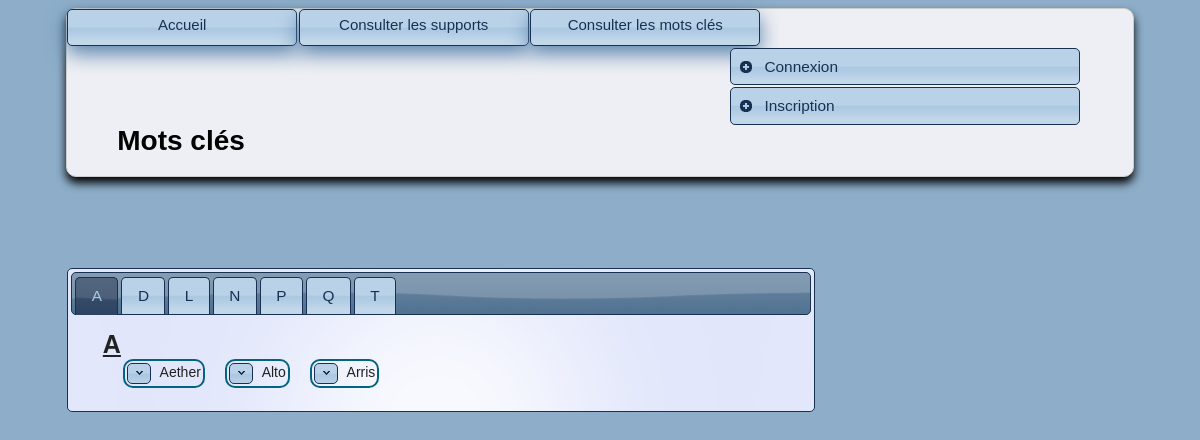
The page /index.php?page0=consul_key on the database its author committed.
### tables this page shows
CREATE TABLE IF NOT EXISTS `key` (
  `id_key` int(11) NOT NULL AUTO_INCREMENT,
  `terme` varchar(50) DEFAULT NULL,
  `commentaire` text,
  PRIMARY KEY (`id_key`)
);

### controleurs/consul_key.php (called while the page is built, shortened)
<?php
require_once('modeles/key.class.php');
include('vues/consul_key.php');
?>

### modeles/key.class.php (the view, shortened to what this page needs)
<?php
class Key{
    public static function listAllKeys(){
        $sql = "SELECT * FROM `key` ORDER BY terme ASC";
        $bdd = connect();
        $requete = $bdd -> query($sql);
        $compteur = 0;
        $save = null;
        while($value = $requete -> fetch(PDO::FETCH_ASSOC)){
            $index = substr($value['terme'], 0,1);
            if(isset($save)){
                switch ($index) {
                case $index == $save:
                    break;
                default:
                    echo "</div><div class=\"index_block\" id=\"tabs-".$compteur."\"><div class=\"titre_index\">".$index."</div>";
                    break;
                }
            }
            else{
                echo "<div class=\"index_block\" id=\"tabs-".$compteur."\"><div class=\"titre_index\">".$index."</div>";
            }
            $save = $index;
            echo "<div class=\"contenu_index\">"
            . "<a style=\"font-size:10px;\" class=\"btn_key\" value=\"".$compteur."\">fermer</a>&nbsp&nbsp"
            . "<a class=\"terme\" title=\"Commentaire : ".$value['commentaire']."\">".$value['terme']."</a>"
            . "<div class=\"com\" id=\"com".$compteur."\">Commentaire :<br>".$value['commentaire']."</div></div>";
            $compteur++;
        }
    }
    public static function createListKeys(){
        $sql = "SELECT * FROM `key` ORDER BY terme ASC";
        $bdd = connect();
        $requete = $bdd -> query($sql);
        $compteur = 0;
        $save = null;
        echo '<div>';
        echo '<ul>';
        while($value = $requete -> fetch(PDO::FETCH_ASSOC)){
            $index = substr($value['terme'], 0,1);
            if(isset($save)){
                switch ($index) {
                case $index == $save:
                    break;
                default:
                    echo "<li><a href=\"#tabs-".$compteur."\">".$index."</a></li>";
                    break;
                }
            }
            else{
                echo "<li><a href=\"#tabs-".$compteur."\">".$index."</a></li>";
            }
            $save = $index;
            $compteur++;
        }
        echo '</ul>';
        echo '</div>';
    }
}
?>

### CSS/style.css (style rules this page uses)
body { font: 14px Calibri, "Trebuchet MS", Arial, Helvetica, sans-serif; color: #010101; background-color: #8dadc8; }
.index_block { display: inline-block; margin-left: 10px; margin-bottom: 10px; border-style:solid; border-width:2px; border-radius: 10px 10px 10px 10px; border-color: #046380; padding: 2px; }
.contenu_index { font-size: 14px; border-style:solid; border-width:2px; border-radius: 10px 10px 10px 10px; border-color: #046380; display: inline-block; float: left; height: 10%; margin-left: 20px; margin-bottom: 20px; padding: 2px; }
.titre_index { font-weight : bold; font-family : "Trebuchet MS", Verdana, Arial, Helvetica, sans-serif; font-size : 25px; text-decoration: underline; }

### rows shown on the page
key: terme "A", terme "Aether"
key: terme "D"
key: terme "L"
key: terme "N"
key: terme "P"
key: terme "Q"
key: terme "T"
key: terme "Alto"
key: terme "Arris"
